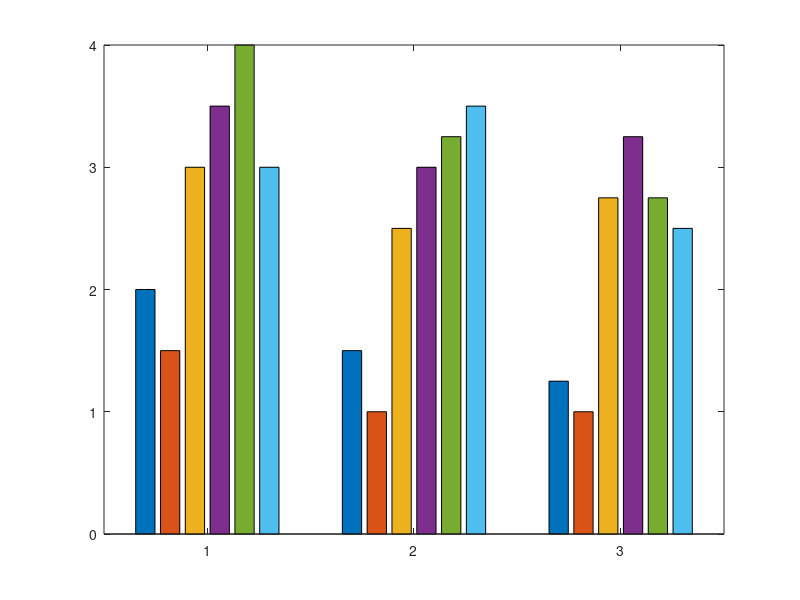

This chart was generated by the following MATLAB code: (Note: this script raises an error after producing the figure.)
function y=prob3()
  %problema3
  figure
  Y=[2 1.5 3 3.5 4 3;
  1.5 1 2.5 3 3.25 3.5;
  1.25 1 2.75 3.25 2.75 2.5];

  bar(Y)

  figureno 
  Y=[2 1.5 3 3.5 4 3;
  1.5 1 2.5 3 3.25 3.5;
  1.25 1 2.75 3.25 2.75 2.5];
  barh(Y)

  X=[2 1.5 3 3.5 4 3;1.5 1 2.5 3 3.25 3.5;1.25 1 2.75 3.25 2.75 2.5];
  x=sum(X);
  h=pie(x);
 end